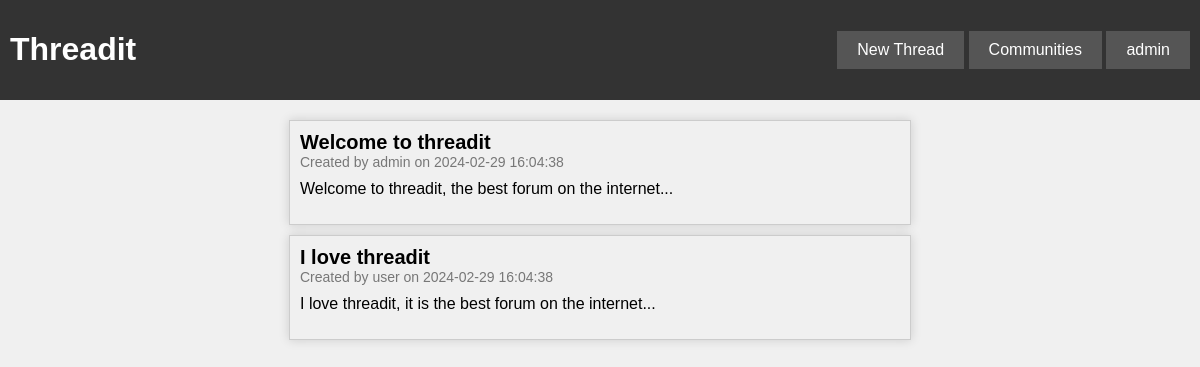
The page / (signed in) on the database its author committed.
### tables this page shows
CREATE TABLE THREADS (
  threadID INT PRIMARY KEY AUTO_INCREMENT,
  userID INT,
  communityID INT,
  threadTitle VARCHAR(255) NOT NULL,
  threadContent MEDIUMTEXT NOT NULL,
  threadCreated TIMESTAMP DEFAULT CURRENT_TIMESTAMP,
  FOREIGN KEY (userID) REFERENCES USERS(userID),
  FOREIGN KEY (communityID) REFERENCES COMMUNITY(communityID)
);

CREATE TABLE USERS (
  userID INT PRIMARY KEY AUTO_INCREMENT,
  userName VARCHAR(18) NOT NULL,
  userPassword VARCHAR(255) NOT NULL,
  userEmail VARCHAR(255) NOT NULL,
  userCreated TIMESTAMP DEFAULT CURRENT_TIMESTAMP,
  userBio TINYTEXT,
  userAvatar BLOB
);

### index.php (the view, shortened to what this page needs)
<?php
    require('./php/db_connect.php');
    $query = "SELECT t.threadTitle, t.threadContent, t.threadCreated, u.userName, c.communityName
                FROM THREADS t, COMMUNITY c, USERS u, USERS_TO_COMMUNITY utc
                WHERE t.communityID = c.communityID
                AND t.userID = u.userID
                AND c.communityID = utc.communityID
                AND utc.userID = u.userID
                AND c.communityPrivacy = 0
                ORDER BY t.threadCreated DESC;";
    $statement=$db->prepare($query);
    $statement->execute();
    $threads = $statement->fetchAll();
?>
<!DOCTYPE html>
<html>
<head>
    <link rel='stylesheet' type='text/css' href='./css/main.css'>
</head>
<body>
    <?php include('./navbar.php'); ?>
    <main>
        <?php if (isset($_SESSION['userName'])): ?>
            <?php foreach ($threads as $thread): ?>
                <div class="thread">
                    <h2 class="thread-title"><?= $thread['threadTitle'] ?></h2>
                    <p class="thread-subtitle">Created by <?= $thread['userName'] ?> on <?= $thread['threadCreated'] ?></p>
                    <p class="thread-content"><?= substr($thread['threadContent'], 0, 100) ?>...</p>
                </div>
            <?php endforeach; ?>
        <?php endif; ?>
    </main>
</body>
</html>

### css/main.css (style rules this page uses)
body { font-family: Arial, sans-serif; margin: 0; padding: 0; background-color: #f0f0f0; }
main { margin-top: 20px; }
.thread { border: 1px solid #ccc; padding: 10px; margin-bottom: 10px; width: 50%; margin-left: auto; margin-right: auto; background-color: #f0f0f0; box-shadow: 0 0 10px rgba(0, 0, 0, 0.15); }
.thread-title { margin: 0; font-size: 20px; }
.thread-subtitle { margin: 0; font-size: 14px; color: #777; }
.thread-content { margin-top: 10px; }

### rows shown on the page
threads: threadTitle "Welcome to threadit", userID.userName "admin", threadCreated "2024-02-29 16:04:38", threadContent "Welcome to threadit, the best forum on the internet"
threads: threadTitle "I love threadit", userID.userName "user", threadCreated "2024-02-29 16:04:38", threadContent "I love threadit, it is the best forum on the internet"

### other values the page prints
$_SESSION['userName'] "admin"
